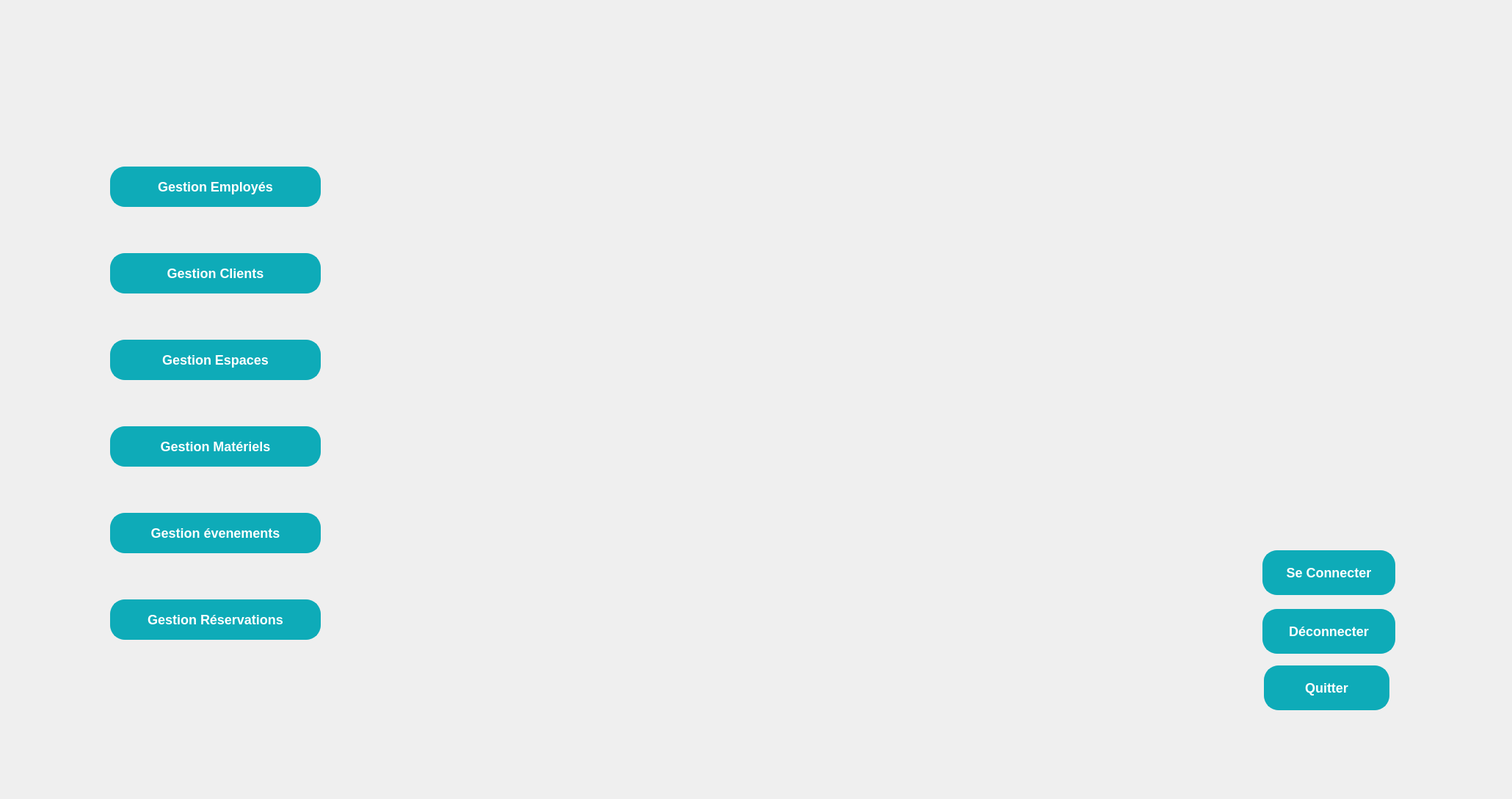
    <widget class="QWidget" name="main">
     <property name="enabled">
      <bool>true</bool>
     </property>
     <widget class="QLabel" name="mainBackground">
      <property name="enabled">
       <bool>true</bool>
      </property>
      <property name="geometry">
       <rect>
        <x>0</x>
        <y>0</y>
        <width>1920</width>
        <height>1080</height>
       </rect>
      </property>
      <property name="minimumSize">
       <size>
        <width>1920</width>
        <height>1000</height>
       </size>
      </property>
      <property name="maximumSize">
       <size>
        <width>1920</width>
        <height>1080</height>
       </size>
      </property>
      <property name="text">
       <string/>
      </property>
      <property name="pixmap">
       <pixmap resource="res.qrc">:/img/background.png</pixmap>
      </property>
      <property name="scaledContents">
       <bool>true</bool>
      </property>
     </widget>
     <widget class="QWidget" name="verticalLayoutWidget">
      <property name="geometry">
       <rect>
        <x>150</x>
        <y>170</y>
        <width>287</width>
        <height>761</height>
       </rect>
      </property>
      <layout class="QVBoxLayout" name="menuButtons">
       <item>
        <widget class="QPushButton" name="GEmploye">
         <property name="styleSheet">
          <string notr="true">/* Styles généraux du bouton */
QPushButton {
    background-color: #0EABB8; /* Bleu clair pour représenter l'eau */
    border: 2px solid #0EABB8; /* Bordure bleue */
    color: #ffffff; /* Texte blanc */
    padding: 15px 25px; /* Espacement intérieur */
    font-size: 18px; /* Taille de la police */
    font-weight: bold; /* Police en gras */
    border-radius: 20px; /* Bordure arrondie */
    outline: none; /* Supprime la bordure de focus */
    position: relative; /* Position relative pour les pseudo-éléments */
    overflow: hidden; /* Cache le contenu débordant */
    transition: background-color 0.3s, color 0.3s; /* Transition des couleurs */
}

/* Style au survol du bouton */
QPushButton:hover {
    background-color: #ffffff; /* Fond devient blanc */
    color: #0EABB8; /* Texte devient bleu clair */
}

/* Style au clic du bouton */
QPushButton:pressed {
    background-color: #1e4c6f; /* Bleu foncé lors du clic */
    color: #f8f8f8; /* Texte blanc lors du clic */
}

/* Animation pour le pseudo-élément :after */
QPushButton::after {
    content: ''; /* Contenu vide */
    position: absolute; /* Position absolue */
    width: 100%; /* Largeur à 100% */
    height: 100%; /* Hauteur à 100% */
    background-color: rgba(255, 255, 255, 0.3); /* Fond semi-transparent */
    top: 50%; /* Positionnement au centre vertical */
    left: 50%; /* Positionnement au centre horizontal */
    border-radius: 50%; /* Bordure arrondie */
    transform: translate(-50%, -50%) scale(0); /* Réduit l'échelle à 0 */
    transition: transform 0.5s ease; /* Transition de l'échelle */
}

/* Animation au survol du bouton */
QPushButton:hover::after {
    transform: translate(-50%, -50%) scale(2); /* Augmente l'échelle à 2 */
}</string>
         </property>
         <property name="text">
          <string>Gestion Employés</string>
         </property>
         <property name="icon">
          <iconset resource="res.qrc">
           <normaloff>:/img/employes.png</normaloff>:/img/employes.png</iconset>
         </property>
         <property name="iconSize">
          <size>
           <width>35</width>
           <height>35</height>
          </size>
         </property>
         <property name="shortcut">
          <string>1</string>
         </property>
        </widget>
       </item>
       <item>
        <widget class="QPushButton" name="GClient">
         <property name="styleSheet">
          <string notr="true">/* Styles généraux du bouton */
QPushButton {
    background-color: #0EABB8; /* Bleu clair pour représenter l'eau */
    border: 2px solid #0EABB8; /* Bordure bleue */
    color: #ffffff; /* Texte blanc */
    padding: 15px 25px; /* Espacement intérieur */
    font-size: 18px; /* Taille de la police */
    font-weight: bold; /* Police en gras */
    border-radius: 20px; /* Bordure arrondie */
    outline: none; /* Supprime la bordure de focus */
    position: relative; /* Position relative pour les pseudo-éléments */
    overflow: hidden; /* Cache le contenu débordant */
    transition: background-color 0.3s, color 0.3s; /* Transition des couleurs */
}

/* Style au survol du bouton */
QPushButton:hover {
    background-color: #ffffff; /* Fond devient blanc */
    color: #0EABB8; /* Texte devient bleu clair */
}

/* Style au clic du bouton */
QPushButton:pressed {
    background-color: #1e4c6f; /* Bleu foncé lors du clic */
    color: #f8f8f8; /* Texte blanc lors du clic */
}

/* Animation pour le pseudo-élément :after */
QPushButton::after {
    content: ''; /* Contenu vide */
    position: absolute; /* Position absolue */
    width: 100%; /* Largeur à 100% */
    height: 100%; /* Hauteur à 100% */
    background-color: rgba(255, 255, 255, 0.3); /* Fond semi-transparent */
    top: 50%; /* Positionnement au centre vertical */
    left: 50%; /* Positionnement au centre horizontal */
    border-radius: 50%; /* Bordure arrondie */
    transform: translate(-50%, -50%) scale(0); /* Réduit l'échelle à 0 */
    transition: transform 0.5s ease; /* Transition de l'échelle */
}

/* Animation au survol du bouton */
QPushButton:hover::after {
    transform: translate(-50%, -50%) scale(2); /* Augmente l'échelle à 2 */
}</string>
         </property>
         <property name="text">
          <string>Gestion Clients</string>
         </property>
         <property name="icon">
          <iconset resource="res.qrc">
           <normaloff>:/img/clients.png</normaloff>:/img/clients.png</iconset>
         </property>
         <property name="iconSize">
          <size>
           <width>35</width>
           <height>35</height>
          </size>
         </property>
         <property name="shortcut">
          <string>2</string>
         </property>
        </widget>
       </item>
       <item>
        <widget class="QPushButton" name="GEspace">
         <property name="styleSheet">
          <string notr="true">/* Styles généraux du bouton */
QPushButton {
    background-color: #0EABB8; /* Bleu clair pour représenter l'eau */
    border: 2px solid #0EABB8; /* Bordure bleue */
    color: #ffffff; /* Texte blanc */
    padding: 15px 25px; /* Espacement intérieur */
    font-size: 18px; /* Taille de la police */
    font-weight: bold; /* Police en gras */
    border-radius: 20px; /* Bordure arrondie */
    outline: none; /* Supprime la bordure de focus */
    position: relative; /* Position relative pour les pseudo-éléments */
    overflow: hidden; /* Cache le contenu débordant */
    transition: background-color 0.3s, color 0.3s; /* Transition des couleurs */
}

/* Style au survol du bouton */
QPushButton:hover {
    background-color: #ffffff; /* Fond devient blanc */
    color: #0EABB8; /* Texte devient bleu clair */
}

/* Style au clic du bouton */
QPushButton:pressed {
    background-color: #1e4c6f; /* Bleu foncé lors du clic */
    color: #f8f8f8; /* Texte blanc lors du clic */
}

/* Animation pour le pseudo-élément :after */
QPushButton::after {
    content: ''; /* Contenu vide */
    position: absolute; /* Position absolue */
    width: 100%; /* Largeur à 100% */
    height: 100%; /* Hauteur à 100% */
    background-color: rgba(255, 255, 255, 0.3); /* Fond semi-transparent */
    top: 50%; /* Positionnement au centre vertical */
    left: 50%; /* Positionnement au centre horizontal */
    border-radius: 50%; /* Bordure arrondie */
    transform: translate(-50%, -50%) scale(0); /* Réduit l'échelle à 0 */
    transition: transform 0.5s ease; /* Transition de l'échelle */
}

/* Animation au survol du bouton */
QPushButton:hover::after {
    transform: translate(-50%, -50%) scale(2); /* Augmente l'échelle à 2 */
}</string>
         </property>
         <property name="text">
          <string>Gestion Espaces</string>
         </property>
         <property name="icon">
          <iconset resource="res.qrc">
           <normaloff>:/img/espaces.png</normaloff>:/img/espaces.png</iconset>
         </property>
         <property name="iconSize">
          <size>
           <width>35</width>
           <height>35</height>
          </size>
         </property>
         <property name="shortcut">
          <string>3</string>
         </property>
        </widget>
       </item>
       <item>
        <widget class="QPushButton" name="GMaterriel">
         <property name="styleSheet">
          <string notr="true">/* Styles généraux du bouton */
QPushButton {
    background-color: #0EABB8; /* Bleu clair pour représenter l'eau */
    border: 2px solid #0EABB8; /* Bordure bleue */
    color: #ffffff; /* Texte blanc */
    padding: 15px 25px; /* Espacement intérieur */
    font-size: 18px; /* Taille de la police */
    font-weight: bold; /* Police en gras */
    border-radius: 20px; /* Bordure arrondie */
    outline: none; /* Supprime la bordure de focus */
    position: relative; /* Position relative pour les pseudo-éléments */
    overflow: hidden; /* Cache le contenu débordant */
    transition: background-color 0.3s, color 0.3s; /* Transition des couleurs */
}

/* Style au survol du bouton */
QPushButton:hover {
    background-color: #ffffff; /* Fond devient blanc */
    color: #0EABB8; /* Texte devient bleu clair */
}

/* Style au clic du bouton */
QPushButton:pressed {
    background-color: #1e4c6f; /* Bleu foncé lors du clic */
    color: #f8f8f8; /* Texte blanc lors du clic */
}

/* Animation pour le pseudo-élément :after */
QPushButton::after {
    content: ''; /* Contenu vide */
    position: absolute; /* Position absolue */
    width: 100%; /* Largeur à 100% */
    height: 100%; /* Hauteur à 100% */
    background-color: rgba(255, 255, 255, 0.3); /* Fond semi-transparent */
    top: 50%; /* Positionnement au centre vertical */
    left: 50%; /* Positionnement au centre horizontal */
    border-radius: 50%; /* Bordure arrondie */
    transform: translate(-50%, -50%) scale(0); /* Réduit l'échelle à 0 */
    transition: transform 0.5s ease; /* Transition de l'échelle */
}

/* Animation au survol du bouton */
QPushButton:hover::after {
    transform: translate(-50%, -50%) scale(2); /* Augmente l'échelle à 2 */
}</string>
         </property>
         <property name="text">
          <string>Gestion Matériels</string>
         </property>
         <property name="icon">
          <iconset resource="res.qrc">
           <normaloff>:/img/materiels.png</normaloff>:/img/materiels.png</iconset>
         </property>
         <property name="iconSize">
          <size>
           <width>35</width>
           <height>35</height>
          </size>
         </property>
         <property name="shortcut">
          <string>4</string>
         </property>
        </widget>
       </item>
       <item>
        <widget class="QPushButton" name="GEvent">
         <property name="styleSheet">
          <string notr="true">/* Styles généraux du bouton */
QPushButton {
    background-color: #0EABB8; /* Bleu clair pour représenter l'eau */
    border: 2px solid #0EABB8; /* Bordure bleue */
    color: #ffffff; /* Texte blanc */
    padding: 15px 25px; /* Espacement intérieur */
    font-size: 18px; /* Taille de la police */
    font-weight: bold; /* Police en gras */
    border-radius: 20px; /* Bordure arrondie */
    outline: none; /* Supprime la bordure de focus */
    position: relative; /* Position relative pour les pseudo-éléments */
    overflow: hidden; /* Cache le contenu débordant */
    transition: background-color 0.3s, color 0.3s; /* Transition des couleurs */
}

/* Style au survol du bouton */
QPushButton:hover {
    background-color: #ffffff; /* Fond devient blanc */
    color: #0EABB8; /* Texte devient bleu clair */
}

/* Style au clic du bouton */
QPushButton:pressed {
    background-color: #1e4c6f; /* Bleu foncé lors du clic */
    color: #f8f8f8; /* Texte blanc lors du clic */
}

/* Animation pour le pseudo-élément :after */
QPushButton::after {
    content: ''; /* Contenu vide */
    position: absolute; /* Position absolue */
    width: 100%; /* Largeur à 100% */
    height: 100%; /* Hauteur à 100% */
    background-color: rgba(255, 255, 255, 0.3); /* Fond semi-transparent */
    top: 50%; /* Positionnement au centre vertical */
    left: 50%; /* Positionnement au centre horizontal */
    border-radius: 50%; /* Bordure arrondie */
    transform: translate(-50%, -50%) scale(0); /* Réduit l'échelle à 0 */
    transition: transform 0.5s ease; /* Transition de l'échelle */
}

/* Animation au survol du bouton */
QPushButton:hover::after {
    transform: translate(-50%, -50%) scale(2); /* Augmente l'échelle à 2 */
}</string>
         </property>
         <property name="text">
          <string>Gestion évenements</string>
         </property>
         <property name="icon">
          <iconset resource="res.qrc">
           <normaloff>:/img/events.png</normaloff>:/img/events.png</iconset>
         </property>
         <property name="iconSize">
          <size>
           <width>35</width>
           <height>35</height>
          </size>
         </property>
         <property name="shortcut">
          <string>5</string>
         </property>
        </widget>
       </item>
       <item>
        <widget class="QPushButton" name="GReservation">
         <property name="styleSheet">
          <string notr="true">/* Styles généraux du bouton */
QPushButton {
    background-color: #0EABB8; /* Bleu clair pour représenter l'eau */
    border: 2px solid #0EABB8; /* Bordure bleue */
    color: #ffffff; /* Texte blanc */
    padding: 15px 25px; /* Espacement intérieur */
    font-size: 18px; /* Taille de la police */
    font-weight: bold; /* Police en gras */
    border-radius: 20px; /* Bordure arrondie */
    outline: none; /* Supprime la bordure de focus */
    position: relative; /* Position relative pour les pseudo-éléments */
    overflow: hidden; /* Cache le contenu débordant */
    transition: background-color 0.3s, color 0.3s; /* Transition des couleurs */
}

/* Style au survol du bouton */
QPushButton:hover {
    background-color: #ffffff; /* Fond devient blanc */
    color: #0EABB8; /* Texte devient bleu clair */
}

/* Style au clic du bouton */
QPushButton:pressed {
    background-color: #1e4c6f; /* Bleu foncé lors du clic */
    color: #f8f8f8; /* Texte blanc lors du clic */
}

/* Animation pour le pseudo-élément :after */
QPushButton::after {
    content: ''; /* Contenu vide */
    position: absolute; /* Position absolue */
    width: 100%; /* Largeur à 100% */
    height: 100%; /* Hauteur à 100% */
    background-color: rgba(255, 255, 255, 0.3); /* Fond semi-transparent */
    top: 50%; /* Positionnement au centre vertical */
    left: 50%; /* Positionnement au centre horizontal */
    border-radius: 50%; /* Bordure arrondie */
    transform: translate(-50%, -50%) scale(0); /* Réduit l'échelle à 0 */
    transition: transform 0.5s ease; /* Transition de l'échelle */
}

/* Animation au survol du bouton */
QPushButton:hover::after {
    transform: translate(-50%, -50%) scale(2); /* Augmente l'échelle à 2 */
}</string>
         </property>
         <property name="text">
          <string>Gestion Réservations</string>
         </property>
         <property name="icon">
          <iconset resource="res.qrc">
           <normaloff>:/img/reservations.png</normaloff>:/img/reservations.png</iconset>
         </property>
         <property name="iconSize">
          <size>
           <width>35</width>
           <height>35</height>
          </size>
         </property>
         <property name="shortcut">
          <string>6</string>
         </property>
        </widget>
       </item>
      </layout>
     </widget>
     <widget class="QLabel" name="Digital_clock">
      <property name="geometry">
       <rect>
        <x>1760</x>
        <y>0</y>
        <width>291</width>
        <height>101</height>
       </rect>
      </property>
      <property name="font">
       <font>
        <pointsize>15</pointsize>
        <weight>75</weight>
        <bold>true</bold>
       </font>
      </property>
      <property name="text">
       <string/>
      </property>
     </widget>
     <widget class="QPushButton" name="quitMain">
      <property name="geometry">
       <rect>
        <x>1722</x>
        <y>907</y>
        <width>171</width>
        <height>61</height>
       </rect>
      </property>
      <property name="styleSheet">
       <string notr="true">/* Styles généraux du bouton */
QPushButton {
    background-color: #0EABB8; /* Bleu clair pour représenter l'eau */
    border: 2px solid #0EABB8; /* Bordure bleue */
    color: #ffffff; /* Texte blanc */
    padding: 15px 25px; /* Espacement intérieur */
    font-size: 18px; /* Taille de la police */
    font-weight: bold; /* Police en gras */
    border-radius: 20px; /* Bordure arrondie */
    outline: none; /* Supprime la bordure de focus */
    position: relative; /* Position relative pour les pseudo-éléments */
    overflow: hidden; /* Cache le contenu débordant */
    transition: background-color 0.3s, color 0.3s; /* Transition des couleurs */
}

/* Style au survol du bouton */
QPushButton:hover {
    background-color: #ffffff; /* Fond devient blanc */
    color: #0EABB8; /* Texte devient bleu clair */
}

/* Style au clic du bouton */
QPushButton:pressed {
    background-color: #1e4c6f; /* Bleu foncé lors du clic */
    color: #f8f8f8; /* Texte blanc lors du clic */
}

/* Animation pour le pseudo-élément :after */
QPushButton::after {
    content: ''; /* Contenu vide */
    position: absolute; /* Position absolue */
    width: 100%; /* Largeur à 100% */
    height: 100%; /* Hauteur à 100% */
    background-color: rgba(255, 255, 255, 0.3); /* Fond semi-transparent */
    top: 50%; /* Positionnement au centre vertical */
    left: 50%; /* Positionnement au centre horizontal */
    border-radius: 50%; /* Bordure arrondie */
    transform: translate(-50%, -50%) scale(0); /* Réduit l'échelle à 0 */
    transition: transform 0.5s ease; /* Transition de l'échelle */
}

/* Animation au survol du bouton */
QPushButton:hover::after {
    transform: translate(-50%, -50%) scale(2); /* Augmente l'échelle à 2 */
}</string>
      </property>
      <property name="text">
       <string>Quitter</string>
      </property>
     </widget>
     <widget class="QPushButton" name="dbStatus">
      <property name="geometry">
       <rect>
        <x>1720</x>
        <y>830</y>
        <width>181</width>
        <height>61</height>
       </rect>
      </property>
      <property name="styleSheet">
       <string notr="true">/* Styles généraux du bouton */
QPushButton {
    background-color: #0EABB8; /* Bleu clair pour représenter l'eau */
    border: 2px solid #0EABB8; /* Bordure bleue */
    color: #ffffff; /* Texte blanc */
    padding: 15px 25px; /* Espacement intérieur */
    font-size: 18px; /* Taille de la police */
    font-weight: bold; /* Police en gras */
    border-radius: 20px; /* Bordure arrondie */
    outline: none; /* Supprime la bordure de focus */
    position: relative; /* Position relative pour les pseudo-éléments */
    overflow: hidden; /* Cache le contenu débordant */
    transition: background-color 0.3s, color 0.3s; /* Transition des couleurs */
}

/* Style au survol du bouton */
QPushButton:hover {
    background-color: #ffffff; /* Fond devient blanc */
    color: #0EABB8; /* Texte devient bleu clair */
}

/* Style au clic du bouton */
QPushButton:pressed {
    background-color: #1e4c6f; /* Bleu foncé lors du clic */
    color: #f8f8f8; /* Texte blanc lors du clic */
}

/* Animation pour le pseudo-élément :after */
QPushButton::after {
    content: ''; /* Contenu vide */
    position: absolute; /* Position absolue */
    width: 100%; /* Largeur à 100% */
    height: 100%; /* Hauteur à 100% */
    background-color: rgba(255, 255, 255, 0.3); /* Fond semi-transparent */
    top: 50%; /* Positionnement au centre vertical */
    left: 50%; /* Positionnement au centre horizontal */
    border-radius: 50%; /* Bordure arrondie */
    transform: translate(-50%, -50%) scale(0); /* Réduit l'échelle à 0 */
    transition: transform 0.5s ease; /* Transition de l'échelle */
}

/* Animation au survol du bouton */
QPushButton:hover::after {
    transform: translate(-50%, -50%) scale(2); /* Augmente l'échelle à 2 */
}</string>
      </property>
      <property name="text">
       <string>Déconnecter</string>
      </property>
     </widget>
     <widget class="QPushButton" name="Logout">
      <property name="geometry">
       <rect>
        <x>1720</x>
        <y>750</y>
        <width>181</width>
        <height>61</height>
       </rect>
      </property>
      <property name="styleSheet">
       <string notr="true">/* Styles généraux du bouton */
QPushButton {
    background-color: #0EABB8; /* Bleu clair pour représenter l'eau */
    border: 2px solid #0EABB8; /* Bordure bleue */
    color: #ffffff; /* Texte blanc */
    padding: 15px 25px; /* Espacement intérieur */
    font-size: 18px; /* Taille de la police */
    font-weight: bold; /* Police en gras */
    border-radius: 20px; /* Bordure arrondie */
    outline: none; /* Supprime la bordure de focus */
    position: relative; /* Position relative pour les pseudo-éléments */
    overflow: hidden; /* Cache le contenu débordant */
    transition: background-color 0.3s, color 0.3s; /* Transition des couleurs */
}

/* Style au survol du bouton */
QPushButton:hover {
    background-color: #ffffff; /* Fond devient blanc */
    color: #0EABB8; /* Texte devient bleu clair */
}

/* Style au clic du bouton */
QPushButton:pressed {
    background-color: #1e4c6f; /* Bleu foncé lors du clic */
    color: #f8f8f8; /* Texte blanc lors du clic */
}

/* Animation pour le pseudo-élément :after */
QPushButton::after {
    content: ''; /* Contenu vide */
    position: absolute; /* Position absolue */
    width: 100%; /* Largeur à 100% */
    height: 100%; /* Hauteur à 100% */
    background-color: rgba(255, 255, 255, 0.3); /* Fond semi-transparent */
    top: 50%; /* Positionnement au centre vertical */
    left: 50%; /* Positionnement au centre horizontal */
    border-radius: 50%; /* Bordure arrondie */
    transform: translate(-50%, -50%) scale(0); /* Réduit l'échelle à 0 */
    transition: transform 0.5s ease; /* Transition de l'échelle */
}

/* Animation au survol du bouton */
QPushButton:hover::after {
    transform: translate(-50%, -50%) scale(2); /* Augmente l'échelle à 2 */
}</string>
      </property>
      <property name="text">
       <string>Se Connecter</string>
      </property>
     </widget>
    </widget>
